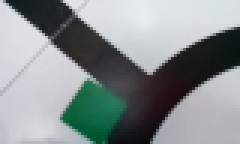
#> input picture scripts/green_test/green_false_positives/1654097764168.png, 80 x 48 px (shown 3 times larger); its folder holds 4 pictures in this run
$ python green_thresholding.py
#> lines starting #> are read from the running program, lines starting #| are printed output that depends on the picture; after the words box and inside, x2 and y2 are one past the last pixel; in counts of white or black regions, pixels touching at a corner belong together
import cv2
import os
import numpy as np

GREEN_RATIO_THRESHOLD = 0.8
GREEN_MINIMUM_VALUE = 30

def is_green(b, g, r):
	return (float(g) / (float(b) + float(r)) > GREEN_RATIO_THRESHOLD and (float(g) > GREEN_MINIMUM_VALUE))

for img in os.listdir("green_false_positives/"):
	image = cv2.imread("green_false_positives/" + img)
#> image is the input picture: shape (48, 80, 3); mean B, G, R 145.2, 143.8, 136.9
	out = np.zeros((image.shape[0], image.shape[1], 1), dtype=np.uint8)

	for y in range(image.shape[0]):
		for x in range(image.shape[1]):
			if is_green(image[y, x, 0], image[y, x, 1], image[y, x, 2]):
				out[y, x] = 255
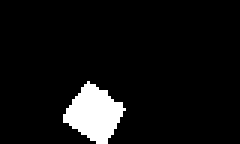
#> out: shape (48, 80, 1) (shown 3 times larger); 6.8% white; 1 white region, box (x1, y1, x2, y2) and area: (21, 27, 42, 48) 260

	cv2.imshow("In", image)
	cv2.imshow("Out", out)
	cv2.waitKey(0)
